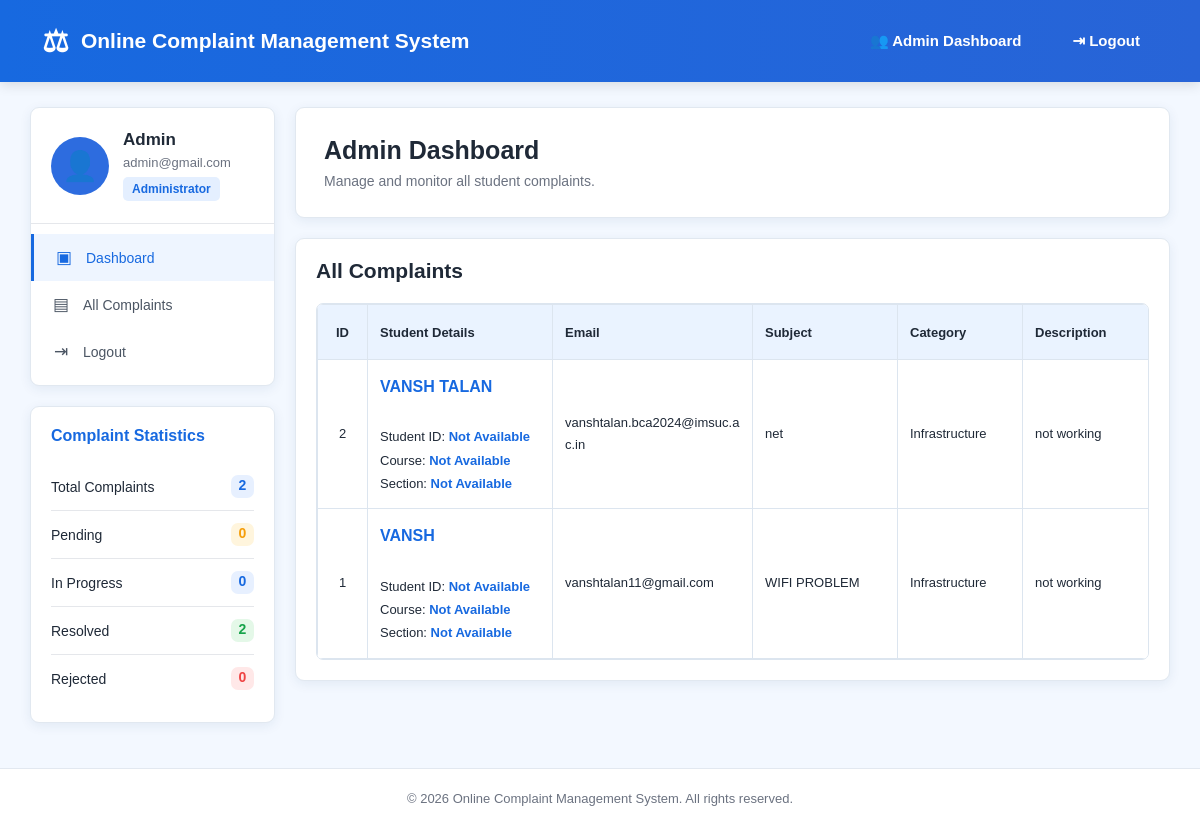
The page /admin (signed in) on the database its author committed.
### tables this page shows
CREATE TABLE complaints (
            id INTEGER PRIMARY KEY AUTOINCREMENT,
            name TEXT NOT NULL,
            email TEXT NOT NULL,
            subject TEXT NOT NULL,
            category TEXT NOT NULL,
            description TEXT NOT NULL,
            status TEXT DEFAULT 'Pending'
        , complaint_date TEXT, complaint_time TEXT, student_id TEXT, course TEXT, section TEXT);

### app.py (the view)
@app.route("/admin")
def admin():
    if "user_id" not in session:
        return redirect(url_for("login"))
    if not session.get("admin"):
        return redirect(url_for("dashboard"))
    conn = get_db()
    cursor = conn.cursor()
    cursor.execute("""
        SELECT *
        FROM complaints
        ORDER BY id DESC
    """)
    complaints = cursor.fetchall()
    conn.close()
    return render_template(
        "admin.html",
        complaints=complaints
    )

### app.py (called while the page is built)
def get_db():
    conn = sqlite3.connect(DATABASE)
    conn.row_factory = sqlite3.Row
    return conn

### templates/admin.html (shortened to what this page needs)
<!DOCTYPE html>
<html lang="en">
<head>
</head>
<body>
<header class="navbar">
    <div class="logo">
        <span class="logo-icon">⚖</span>
        <span>Online Complaint Management System</span>
    </div>
    <div class="nav-links">
        <a href="/admin">👥 Admin Dashboard</a>
        <a href="/logout">⇥ Logout</a>
    </div>
</header>
<div class="page-layout">
    <aside class="sidebar">
        <div class="card profile-card">
            <div class="profile-top">
                <div class="profile-icon">
                </div>
                <div>
                    <div class="profile-name">
                        Admin
                    </div>
                    <div class="profile-email">
                        admin@gmail.com
                    </div>
                    <span class="admin-badge">
                        Administrator
                    </span>
                </div>
            </div>
            <div class="sidebar-menu">
                <a href="/admin" class="active">
                    <span class="menu-icon">▣</span>
                    Dashboard
                </a>
                <a href="/admin">
                    <span class="menu-icon">▤</span>
                    All Complaints
                </a>
                <a href="/logout">
                    <span class="menu-icon">⇥</span>
                    Logout
                </a>
            </div>
        </div>
        <div class="card statistics-card">
            <div class="statistics-title">
                Complaint Statistics
            </div>
            <div class="stat-row">
                <span>Total Complaints</span>
                <span class="stat-number">
                    {{ complaints|length }}
                </span>
            </div>
            <div class="stat-row">
                <span>Pending</span>
                <span class="stat-number pending">
                    {{ complaints|selectattr("status", "equalto", "Pending")|list|length }}
                </span>
            </div>
            <div class="stat-row">
                <span>In Progress</span>
                <span class="stat-number progress">
                    {{ complaints|selectattr("status", "equalto", "In Progress")|list|length }}
                </span>
            </div>
            <div class="stat-row">
                <span>Resolved</span>
                <span class="stat-number resolved">
                    {{ complaints|selectattr("status", "equalto", "Resolved")|list|length }}
                </span>
            </div>
            <div class="stat-row">
                <span>Rejected</span>
                <span class="stat-number rejected">
                    {{ complaints|selectattr("status", "equalto", "Rejected")|list|length }}
                </span>
            </div>
        </div>
    </aside>
    <main class="main-content">
        <div class="card heading-card">
            <h1>
                Admin Dashboard
            </h1>
            <p>
                Manage and monitor all student complaints.
            </p>
        </div>
        <div class="card complaints-card">
            <h2 class="complaints-title">
                All Complaints
            </h2>
            {% if complaints %}
            <div class="table-container">
                <table class="admin-table">
                    <thead>
                        <tr>
                            <th>ID</th>
                            <th>Student Details</th>
                            <th>Email</th>
                            <th>Subject</th>
                            <th>Category</th>
                            <th>Description</th>
                        </tr>
                    </thead>
                    <tbody>
                        {% for complaint in complaints %}
                        <tr>
                            <td>
                                {{ complaint["id"] }}
                            </td>
                            <td>
                                <div class="student-info">
                                    <div class="student-name">
                                        {{ complaint["name"] }}
                                    </div>
                                    <br>
                                    Student ID:
                                    <strong>
                                        {{ complaint["student_id"] if complaint["student_id"] else "Not Available" }}
                                    </strong>
                                    <br>
                                    Course:
                                    <strong>
                                        {{ complaint["course"] if complaint["course"] else "Not Available" }}
                                    </strong>
                                    <br>
                                    Section:
                                    <strong>
                                        {{ complaint["section"] if complaint["section"] else "Not Available" }}
                                    </strong>
                                </div>
                            </td>
                            <td>
                                {{ complaint["email"] }}
                            </td>
                            <td>
                                {{ complaint["subject"] }}
                            </td>
                            <td>
                                {{ complaint["category"] }}
                            </td>
                            <td class="description">
                                {{ complaint["description"] }}
                            </td>
                        </tr>
                        {% endfor %}
                    </tbody>
                </table>
            </div>
            {% else %}
            <div class="empty-message">
                No complaints have been submitted yet.
            </div>
            {% endif %}
        </div>
    </main>
</div>
<footer>
    © 2026 Online Complaint Management System. All rights reserved.
</footer>
</body>
</html>

### templates/admin.html (style rules this page uses)
* { box-sizing: border-box; margin: 0; padding: 0; font-family: Arial, sans-serif; }
body { background: #f3f8ff; color: #1f2937; min-height: 100vh; }
.navbar { height: 82px; background: linear-gradient(90deg, #1769e0, #2864d7); color: white; display: flex; align-items: center; justify-content: space-between; padding: 0 42px; box-shadow: 0 3px 12px rgba(0,0,0,0.12); }
.logo { font-size: 21px; font-weight: bold; display: flex; align-items: center; gap: 12px; }
.logo-icon { font-size: 30px; }
.nav-links { display: flex; align-items: center; gap: 15px; }
.nav-links a { color: white; text-decoration: none; padding: 12px 18px; border-radius: 7px; font-size: 15px; font-weight: 600; }
.page-layout { width: 95%; max-width: 1500px; margin: 25px auto 45px; display: grid; grid-template-columns: 245px 1fr; gap: 20px; }
.sidebar { display: flex; flex-direction: column; gap: 20px; }
.card { background: white; border: 1px solid #e1e8f0; border-radius: 9px; box-shadow: 0 3px 12px rgba(30,70,110,0.08); }
.profile-card { overflow: hidden; }
.profile-top { padding: 22px 20px; display: flex; align-items: center; gap: 14px; }
.profile-icon { width: 58px; height: 58px; border-radius: 50%; background: #2d6cdf; color: white; display: flex; justify-content: center; align-items: center; font-size: 29px; }
.profile-name { font-size: 17px; font-weight: bold; }
.profile-email { color: #6b7280; font-size: 13px; margin-top: 5px; }
.admin-badge { display: inline-block; margin-top: 7px; padding: 5px 9px; background: #e4efff; color: #1769e0; border-radius: 5px; font-size: 12px; font-weight: bold; }
.sidebar-menu { border-top: 1px solid #e5e7eb; padding: 10px 0; }
.sidebar-menu a { display: flex; align-items: center; gap: 12px; padding: 13px 20px; color: #4b5563; text-decoration: none; font-size: 14px; }
.sidebar-menu a:hover, .sidebar-menu a.active { background: #eef5ff; color: #1769e0; border-left: 3px solid #1769e0; }
.menu-icon { width: 20px; text-align: center; font-size: 17px; }
.statistics-card { padding: 20px; }
.statistics-title { color: #1769e0; font-size: 16px; font-weight: bold; margin-bottom: 18px; }
.stat-row { display: flex; align-items: center; justify-content: space-between; padding: 12px 0; border-bottom: 1px solid #e5e7eb; font-size: 14px; }
.stat-row:last-child { border-bottom: none; }
.stat-number { min-width: 23px; height: 23px; padding: 2px 7px; border-radius: 7px; background: #e7f0ff; color: #1769e0; text-align: center; font-weight: bold; }
.pending { color: #f59e0b; background: #fff5dd; }
.progress { color: #1769e0; background: #e7f0ff; }
.resolved { color: #16a34a; background: #e4f8e8; }
.rejected { color: #ef4444; background: #ffe8e8; }
.main-content { min-width: 0; }
.heading-card { padding: 28px; margin-bottom: 20px; }
.heading-card h1 { font-size: 25px; margin-bottom: 8px; }
.heading-card p { color: #6b7280; font-size: 14px; }
.complaints-card { padding: 20px; overflow: hidden; }
.complaints-title { font-size: 21px; margin-bottom: 20px; }
.table-container { width: 100%; overflow-x: auto; border: 1px solid #dce5ef; border-radius: 7px; }
.admin-table { width: 100%; min-width: 1320px; border-collapse: collapse; table-layout: fixed; }
.admin-table th, .admin-table td { border: 1px solid #dce5ef; padding: 13px 12px; text-align: left; vertical-align: middle; font-size: 13px; }
.admin-table th { background: #eaf3ff; color: #1f2937; font-weight: bold; height: 55px; }
.admin-table td { background: white; line-height: 1.7; }
.admin-table th:nth-child(1), .admin-table td:nth-child(1) { width: 50px; text-align: center; }
.admin-table th:nth-child(2), .admin-table td:nth-child(2) { width: 185px; }
.admin-table th:nth-child(3), .admin-table td:nth-child(3) { width: 200px; overflow-wrap: break-word; word-break: break-word; }
.admin-table th:nth-child(4), .admin-table td:nth-child(4) { width: 145px; }
.admin-table th:nth-child(5), .admin-table td:nth-child(5) { width: 125px; }
.admin-table th:nth-child(6), .admin-table td:nth-child(6) { width: 230px; }
.student-info { line-height: 1.8; }
.student-name { color: #1769e0; font-size: 16px; font-weight: bold; }
.student-info strong { color: #1769e0; }
.description { overflow-wrap: break-word; }
footer { border-top: 1px solid #e2e8f0; background: white; text-align: center; padding: 22px; color: #6b7280; font-size: 13px; }

### rows shown on the page
complaints: id "2", name "VANSH TALAN", complaint "Not Available", email "vanshtalan.bca2024@imsuc.ac.in", subject "net", category "Infrastructure", description "not working"
complaints: id "1", name "VANSH", complaint "Not Available", email "vanshtalan11@gmail.com", subject "WIFI PROBLEM", category "Infrastructure", description "not working"

### other values the page prints
{{ complaints|length }} "2"
{{ complaints|selectattr("status", "equalto", "Pending")|list|length }} "0"
{{ complaints|selectattr("status", "equalto", "In Progress")|list|length }} "0"
{{ complaints|selectattr("status", "equalto", "Resolved")|list|length }} "2"
{{ complaints|selectattr("status", "equalto", "Rejected")|list|length }} "0"
